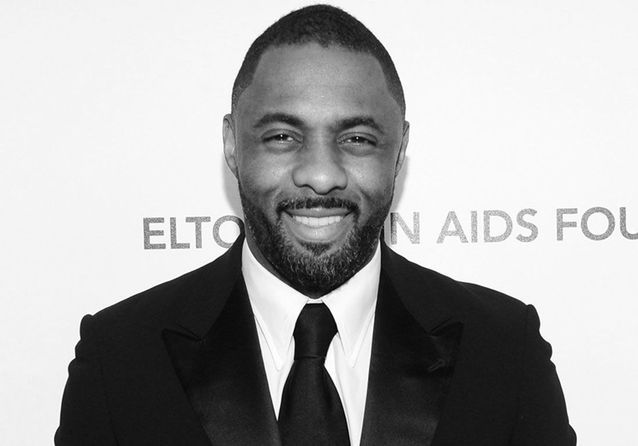
#> input picture HOG/idris.jpg, 638 x 446 px, given in place of mosa1.png, which was not available
$ python hog-irl.py
#> lines starting #> are read from the running program, lines starting #| are printed output that depends on the picture; after the words box and inside, x2 and y2 are one past the last pixel; in counts of white or black regions, pixels touching at a corner belong together; pictures that were not available may be replaced by others from this repository, and a replacement may not be noted
import numpy as np
import matplotlib.pyplot as plt
import math
import cv2
from sklearn.metrics import mean_squared_error
from PIL import Image


#detection de faace
def dec_face(gray):
    face_cascade = cv2.CascadeClassifier(cv2.data.haarcascades + 'haarcascade_frontalface_default.xml')
    faces = face_cascade.detectMultiScale(gray, 1.1, 4)
    #parcours de l'image pur les face detecté
    if (len(faces) != 0):
        for (x,y,w,h) in faces:
            faces = gray[y:y + h, x:x + w]
            cv2.rectangle(gray, (x, y), (x+w, y+h), (255,0,0),2)
            cv2.imshow('img', gray)
        return faces
    else :
        # cv2.imshow('img', gray)
        return []

def gradX (img):
    gradX = []
    grad = []
    for i in img:
        k=1
        j=0
        while k <= 255:
            grad.append(int(i[k]) - int(i[j]))
            k = k + 1
            j = j + 1
        gradX.append(grad)
        grad = []
    array = np.array(gradX)
    return(array)

def gradY (img):
    gradY = []
    grad = []
    for i in img.T:
        k=1
        j=0
        while k <= 255:
            grad.append(int(i[k]) - int(i[j]))
            k = k + 1
            j = j + 1
        gradY.append(grad)
        grad = []
    array = np.array(gradY)
    return(array.T)

def addM(a, b):
    res = []
    for i in range(0, 255):
        row = []
        for j in range(0, 255):
            c = a[i][j] * a[i][j] + b[i][j] * b[i][j]
            row.append(round(math.sqrt(c), 3))
        res.append(row)
    return res

def dir(a, b):
    res = []
    for i in range(0, 255):
        row = []
        for j in range(0, 255):
            if (a[i][j] == 0 ) :
                a[i][j] = 1
            c = math.degrees(math.atan(b[i][j]/a[i][j]))
            c = round(c, 3)
            row.append(c)
        res.append(row)
    return res

def create_regions(test_image,bloc_size_r,bloc_size_c):
    regions = []
    for r in range(0, test_image.shape[0], bloc_size_r):
        for c in range(0, test_image.shape[1], bloc_size_c):
            window = test_image[r:r+bloc_size_r,c:c+bloc_size_c]
            regions.append(window)
    regions = np.array(regions, dtype=object)
    return regions

def get_desc(regions):
    descriptor = []
    hist = []
    for r in regions :
        temp = r.ravel().tolist()
        for i in range(256):
            hist.append(temp.count(i))
    descriptor.extend(hist)
    return descriptor


##################################################################

########################################################################################""

model = cv2.imread("mosa1.png")
#> model is the input picture: shape (446, 638, 3); min 0, max 255, mean 170.1
gray = cv2.cvtColor(model, cv2.COLOR_BGR2GRAY)

model_face = dec_face(gray)
#> in dec_face, `faces = face_cascade.detectMultiScale(gray, 1.1, 4)`: faces = [[220, 61, 200, 200]]
#> the loop in dec_face, `for (x,y,w,h) in faces:` made 1 pass
#> pass 1, in dec_face, `faces = gray[y:y + h, x:x + w]`:
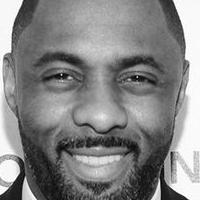
#> faces: shape (200, 200); min 0, max 255, mean 132.2

resized = cv2.resize(model_face,(256,256),interpolation = cv2.INTER_AREA)
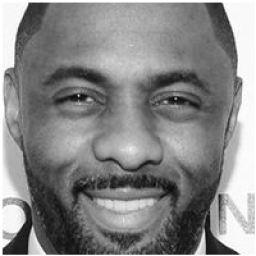
#> resized: shape (256, 256); min 2, max 255, mean 134.3
cv2.imshow('img',resized)
cv2.waitKey(0)

#calcule de gradient X
X = gradX(resized)
#> after the loop in gradX, `for i in img:`: gradX = 256 items
#> in gradX, `array = np.array(gradX)`:
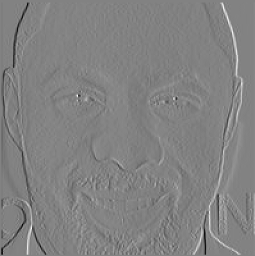
#> array: shape (256, 255) int64; min -142, max 136, mean 0; drawn with min black and max white
plt.imshow(X,cmap='gray')
# plt.show()

#calcule de gradient Y
Y = gradY(resized)
#> in gradY, `array = np.array(gradY)`:
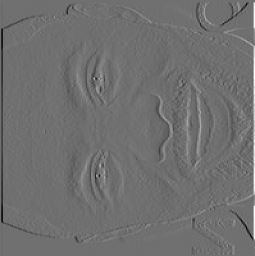
#> array: shape (256, 255) int64; min -134, max 171, mean 0; drawn with min black and max white
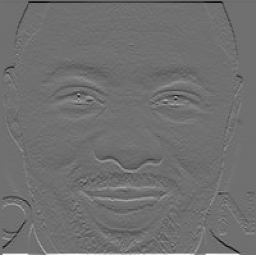
#> Y: shape (255, 256) int64; min -134, max 171, mean 0; drawn with min black and max white
plt.imshow(Y,cmap='gray')
# plt.show()

#matrice G
mag = addM(X, Y)
#> after the loop in addM, `for i in range(0, 255):`: res = 255 items
#> mag = 255 items
plt.imshow(mag,cmap='gray')
# plt.show()

#direction
direction_list = dir(X, Y)
#> direction_list = 255 items
direction = np.asarray(direction_list)
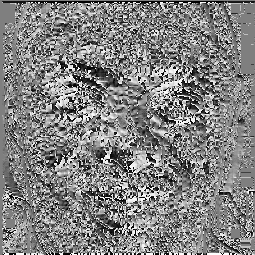
#> direction: shape (255, 255) float64; min -89.66, max 89.66, mean 1.8; drawn with min black and max white
# plt.imshow(direction,cmap='gray')
# plt.show()


#calcule histogramme et descripteur
bloc_size_r = 8
bloc_size_c = 8
region = create_regions(direction,bloc_size_c,bloc_size_r)
#> after the loop in create_regions, `for r in range(0, test_image.shape[0], bloc_size_r):`: regions = 1024 items
desc_model = get_desc (region)
#> after the loop in get_desc, `for r in regions :`: hist = 262144 items
#> desc_model = 262144 items
# print(desc)


##########################################################################
desc_list = []
video = cv2.VideoCapture(0)
face_cascade = cv2.CascadeClassifier(cv2.data.haarcascades + 'haarcascade_frontalface_default.xml')
bloc_size_r = 8
bloc_size_c = 8

while True:
    _, img = video.read()

    gray = cv2.cvtColor(img, cv2.COLOR_BGR2GRAY)

    # faces = face_cascade.detectMultiScale(gray, 1.4, 5)

    faces = dec_face(gray)
#> the loop in dec_face (call 2), `for (x,y,w,h) in faces:` made 1 pass
    # cv2.imshow('img',faces)

    # print(faces)

    if (len(faces) > 0):
        gray = cv2.cvtColor(img, cv2.COLOR_BGR2GRAY)
        cv2.imshow('img',gray)
        resized = cv2.resize(faces,(256,256),interpolation = cv2.INTER_AREA)

        #calcule de gradient X
        X = gradX(resized)
        # plt.imshow(X,cmap='gray')
        # plt.show()

        #calcule de gradient Y
        Y = gradY(resized)
        # plt.imshow(Y,cmap='gray')
        # plt.show()

        #matrice G
        mag = addM(X, Y)
        # plt.imshow(mag,cmap='gray')
        # plt.show()

        #direction
        direction_list = dir(X, Y)
        direction = np.asarray(direction_list)
        # plt.imshow(direction,cmap='gray')
        # plt.show()

        #calcule histogramme et descripteur
        region = create_regions(direction,bloc_size_c,bloc_size_r)
        desc   = get_desc (region)
#> desc = 262144 items
        mse    = mean_squared_error(desc, desc_model)
#> mse = 0
        print(mse)
#| 0.0

        if (mse <= 1):
            cv2.rectangle(img, (int(faces[0][0]), int(faces[0][1])), (int(faces[0][2]), int(faces[0][3])), (255,0,0),2)
#> img: shape (446, 638, 3); under 0.01% of pixels changed, all inside (x1, y1, x2, y2) = (254, 254, 257, 257)
            cv2.putText(gray, "moussa", (50, 50), cv2.FONT_HERSHEY_SCRIPT_SIMPLEX, 1, (255,255,255), 2)
#> gray: shape (446, 638); min 0, max 255, mean 170.1
            cv2.imshow('img', gray)


        # print(desc)
    key = cv2.waitKey(1)
#> (key q is pressed here)
    if key == ord('q'):
        break
video.release()


#####################################################################
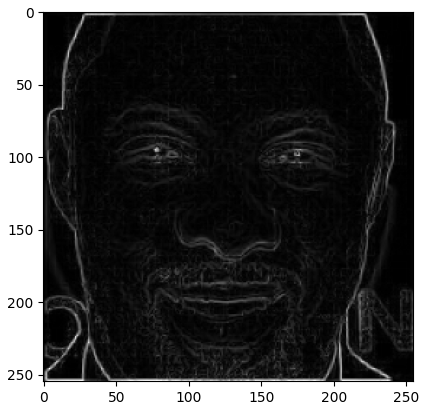
#> figure drawn by matplotlib, 1 panel
